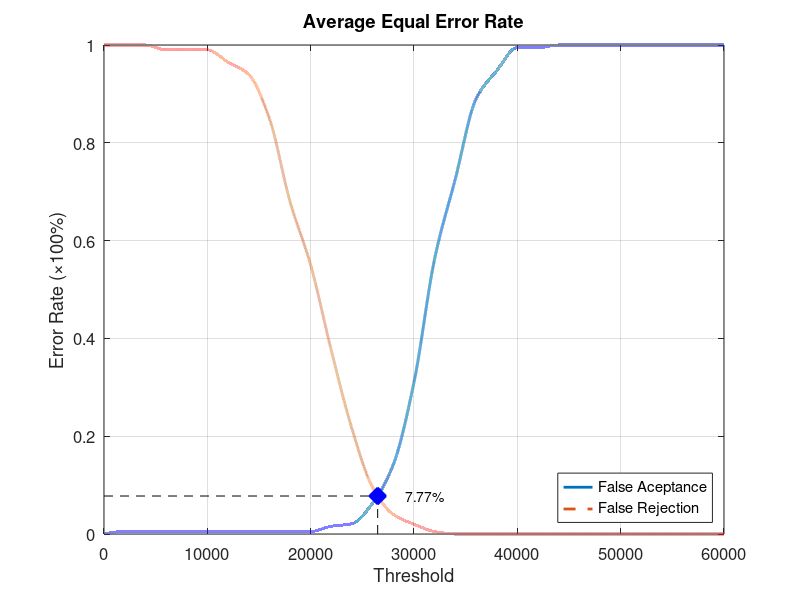
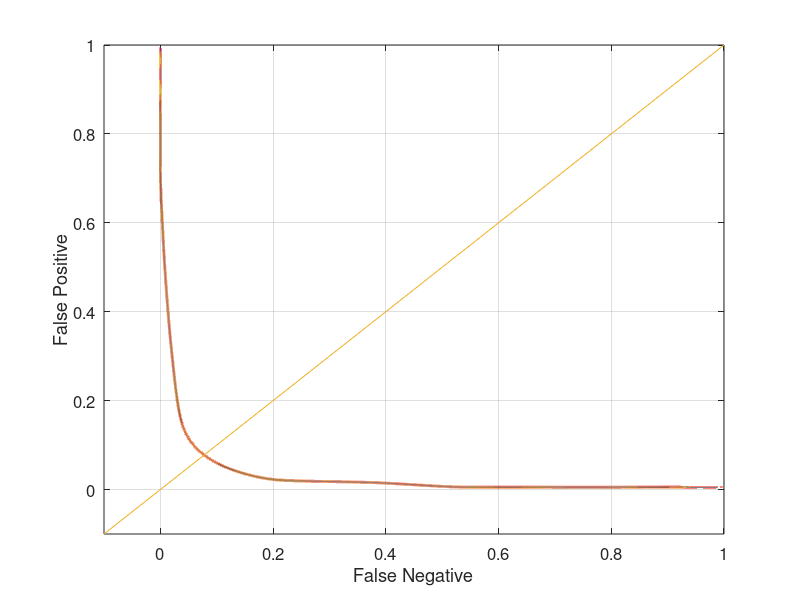

The MATLAB source for these figures, in order:
function yEER = Database2_2
close all;
clear;
clc;
x = 0:2000:60000;
xq = 0:0.5:60000;

y0 = [0 0.00526316 0.00526316 0.00526316 0.00526316 0.00526316 0.00526316 0.00526316 0.00526316 0.00526316 0.00526316 0.0157895 0.0210526 0.0631579 0.142105 0.310526 0.563158 0.726316 0.889474 0.947368 0.994737 0.994737 1 1 1 1 1 1 1 1 1];
yy0 = interp1(x, y0, xq, 'pchip');
y1 = [1 1 1 0.99 0.99 0.99 0.965 0.94 0.85 0.68 0.55 0.375 0.215 0.095 0.04 0.02 0.005 0 0 0 0 0 0 0 0 0 0 0 0 0 0];
yy1 = interp1(x, y1, xq, 'pchip');

% Calculating EER: 
y2 = abs(y0 - y1);
find(y2 == min(y2))
yy2 = abs(yy0 - yy1);
xEER = find(yy2 == min(yy2));
xEERIndex = xq(xEER) % X-axis EER
yEER = yy0(xEER) % Y-axis EER

main = figure
plot(xq, yy0,'-','LineWidth', 2);	hold on
plot(xq, yy1,'--','LineWidth', 2);	hold on
plot([xEERIndex xEERIndex], [0 yEER], 'k--');	hold on
plot([0 xEERIndex], [yEER yEER], 'k--');	hold on
plot(xEERIndex, yEER, 'bx', 'LineWidth', 10);	hold on
text(xEERIndex + 10 * xEERIndex / 100, yEER, [num2str(round((10000 * yEER)) / 100) '%'])
legend('False Aceptance', 'False Rejection', 'Location', 'SouthEast')
xlabel('Threshold')
ylabel('Error Rate (\times100%)')
title('Average Equal Error Rate')
set(gca, 'FontSize', 12)
axis([0 60000 0 1])
grid on

print(main, 'Database2_2Main', '-dpng');
FNRxFPR = figure('Color', [1 1 1]);
plot(yy1, yy0, '-', yy1, yy0, 'LineWidth', 2);
hold on
y = -0.1:0.1:1
plot(y, y); 
set(gca, 'FontSize', 12)
xlabel('False Negative')
ylabel('False Positive')
axis([-0.1 1 -0.1 1])
set(gca, 'FontSize', 12)
grid on

print(FNRxFPR, 'Database2_2FNRxFPR','-dpng');
end
